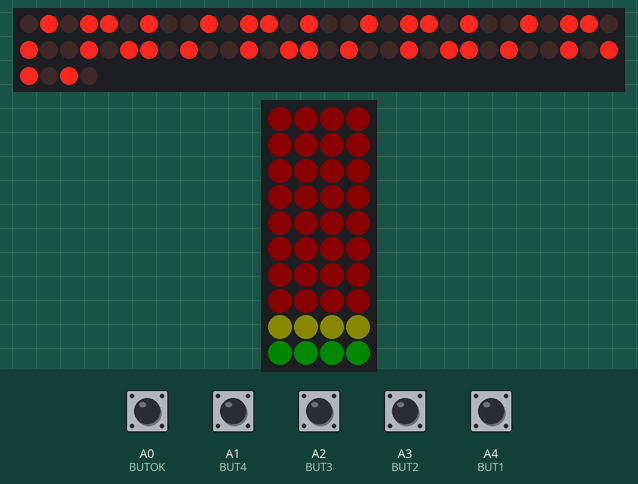
The sketch below on a simulated Arduino Nano, built with avr-gcc and run on an emulated ATmega328P. Parts: 64 shift-register outputs drawn as a row of LEDs (first output left, lit = HIGH), 4×10 RGB LED matrix (first LED top left, wired row by row). Wiring (inferred from the names in the program): 8 × shift register (74HC595): data pin 11; shift clock pin 13; latch pin 10; OE pin 9. Wiring (inferred from the signals the program sends): row of LEDs: on Q0, Q1, Q2, Q3, Q4, Q5, Q6, Q7, Q8, Q9, Q10, Q11, Q12, Q13, Q14, Q15, Q16, Q17, Q18, Q19, Q20, Q21, Q22, Q23, Q24, Q25, Q26, Q27, Q28, Q29, Q30, Q31, Q32, Q33, Q34, Q35, Q36, Q37, Q38, Q39, Q40, Q41, Q42, Q43, Q44, Q45, Q46, Q47, Q48, Q49, Q50, Q51, Q52, Q53, Q54, Q55, Q56, Q57, Q58, Q59, Q60, Q61, Q62, Q63. The test bench sets the inputs (shaded band); at power-on: A0 (BUTOK), A1 (BUT4), A2 (BUT3), A3 (BUT2), A4 (BUT1) HIGH. Dim RGB values are drawn brighter than linear; random numbers use the default seed unless the sketch sets one.

Above: at 0.81 s.
0.9 s: A0 (BUTOK) pulled LOW for 0.15 s
At 1.3 s:
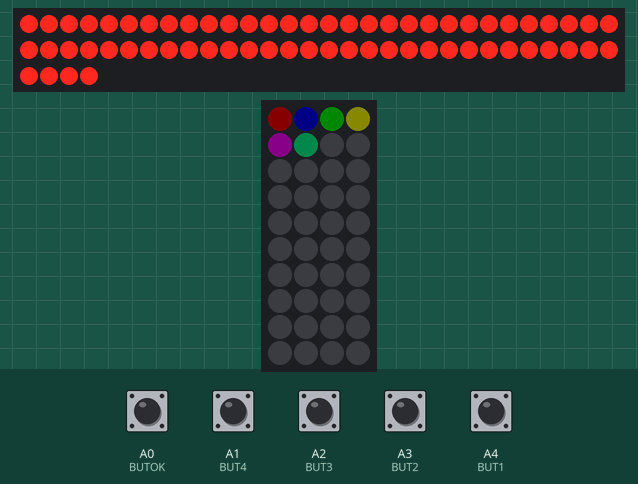
2.5 s: A4 (BUT1) pulled LOW for 0.15 s
At 3.6 s:
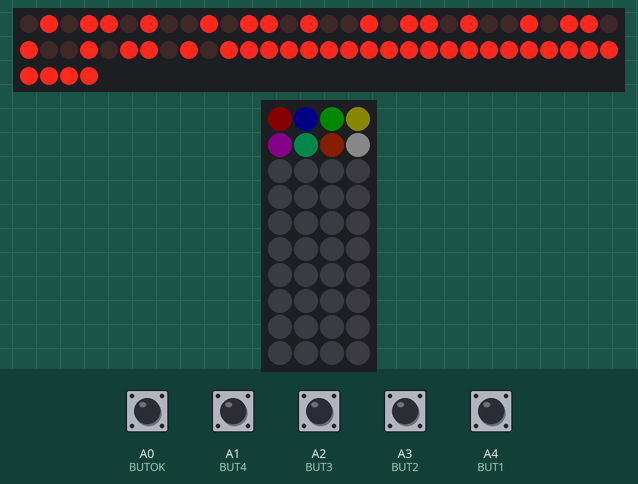
4.1 s: A0 (BUTOK) pulled LOW for 1 s
At 6.1 s:
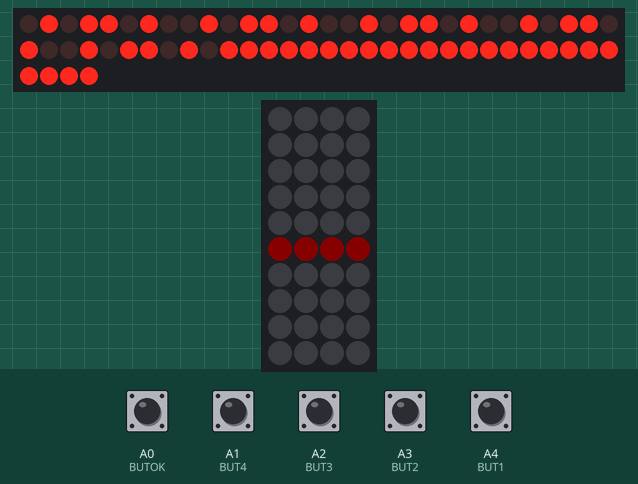
6.6 s: A1 (BUT4) pulled LOW for 0.15 s
8.2 s: A1 (BUT4) pulled LOW for 1 s
10.7 s: A2 (BUT3) pulled LOW for 0.15 s
At 11.0 s:
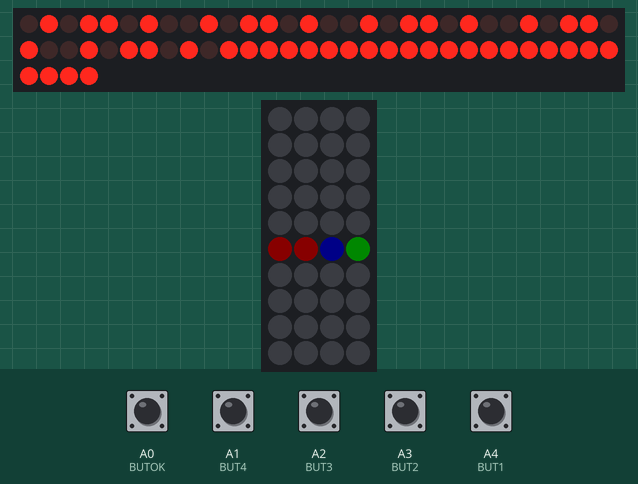
Timing chart, 0 to 13.3 s (numbered marks = the images above; inputs shaded):
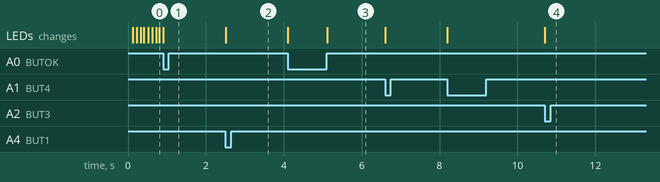

Measured:
- after the input at 2.5 s, the LEDs: change at once (image 2)
- after the input at 4.1 s, the LEDs: first change at once (image 3 shows a later state)
- after the input at 10.7 s, the LEDs: change at once (image 4)

The sketch:

Codemaster.ino
```cpp
#include <Adafruit_NeoPixel.h>

#define BUT1    A4
#define BUT2    A3
#define BUT3    A2
#define BUT4    A1
#define BUTOK   A0
#define WS       8
#define OE       9
#define LAT     10
#define SER     11
#define CLK     13
#define ROWS    10
#define COLS     4
#define LEDS    (ROWS * COLS)
#define LEVELS  18


Adafruit_NeoPixel code_leds = Adafruit_NeoPixel(LEDS, WS, NEO_GRB + NEO_KHZ800);

uint8_t buttons[] = {BUT1, BUT2, BUT3, BUT4};
uint8_t brightness = 10;
uint8_t code[COLS];
uint8_t input[ROWS][COLS];
uint8_t tries;
uint8_t level;
uint8_t correct[ROWS];
const uint32_t colors[] = {
	0xFF0000,
	0x0000FF,
	0x00FF00,
	0xFFFF00,
	0xFF00FF,
	0x00FF88,
	0xFF4400,
	0xFFFFFF,
};

void setup() {
	pinMode(LAT, OUTPUT);
	pinMode(OE, OUTPUT);
	pinMode(CLK, OUTPUT);
	pinMode(SER, OUTPUT);
	pinMode(BUT1, INPUT_PULLUP);
	pinMode(BUT2, INPUT_PULLUP);
	pinMode(BUT3, INPUT_PULLUP);
	pinMode(BUT4, INPUT_PULLUP);
	pinMode(BUTOK, INPUT_PULLUP);
	analogWrite(OE, 0xFF);
	for (uint8_t r = 0; r < COLS; r++) {
		shiftOut(SER, CLK, MSBFIRST, 0xFF);
	}
	digitalWrite(LAT, HIGH);
	digitalWrite(LAT, LOW);
	analogWrite(OE, 255 - brightness);
	code_leds.begin();
	// Animation while not pressed OK
	while (digitalRead(BUTOK)) {
		for (uint8_t i = 0; i < ROWS; i++) {
			correct[i] = 0b10100101 * ((millis() / 100) % 11 < i) + 0b01011010 * ((millis() / 100) % 11 > i);
			for (uint8_t l = 0; l < COLS; l++) {
				code_leds.setPixelColor(i * COLS + l, brightness * ((millis() / 100) % 11 >= i), brightness * ((millis() / 100) % 11 <= i), 0);
			}
		}
		for (uint8_t r = 0; r < ROWS; r++) {
			shiftOut(SER, CLK, MSBFIRST, correct[ROWS - 1 - r]);
		}
		code_leds.show();
		digitalWrite(LAT, HIGH);
		digitalWrite(LAT, LOW);
		delay(10);
	}
}

uint32_t dim(uint32_t color, uint8_t factor) {
	uint32_t r, g, b;
	r = (color >> 16) & 0xFF;
	g = (color >> 8)  & 0xFF;
	b =	color         & 0xFF;
	r = (r * factor) >> 8;
	g = (g * factor) >> 8;
	b = (b * factor) >> 8;
	color = (r << 16) + (g << 8) + b;
	return color;
}

boolean check() {
	uint8_t corr, checked, pos_corr;
	for (uint8_t c = 0; c < COLS; c++) {
		if (input[tries][c] == code[c]) {
			pos_corr++;
			checked |= 1 << c;
		}
	}
	for (uint8_t c = 0; c < COLS; c++) {
		for (uint8_t col = 0; col < COLS; col++) {
			if (!(checked & (1 << c))) {
				if (input[tries][col] == code[c]) {
					corr++;
					checked |= 1 << c;
				}
			}
		}
	}
	// Green 0b01 for all correct positioned colors
	for (uint8_t i = 0; i < pos_corr; i++) {
		correct[tries] ^= 0b01 << (2 * (COLS - 1 - i) + (i > 1));
		// + (i > 1) makes 0b01 to 0b10 if displayed on the right side (R/G inverted)
	}
	// Yellow 0b11 for all correct colors
	for (uint8_t i = pos_corr; i < corr + pos_corr; i++) {
		correct[tries] ^= 0b11 << (2 * (COLS - 1 - i));
	}
	// Write to LEDs
	for (uint8_t r = 0; r < ROWS; r++) {
		shiftOut(SER, CLK, MSBFIRST, correct[ROWS - 1 - r]);
	}
	digitalWrite(LAT, HIGH);
	digitalWrite(LAT, LOW);
	// Return if all colors are correct positioned
	return pos_corr == 4;
}

void showLevel() {
	// Reset
	for (uint8_t i = 0; i < LEDS; i++) {
		code_leds.setPixelColor(i, 0);
	}
	for (uint8_t i = 0; i < ROWS; i++) {
		correct[i] = 0xFF;
	}
	// Show available colors for this level
	for (uint8_t i = 0; i < (level % 3) + 6; i++) {
		code_leds.setPixelColor(i, dim(colors[i], brightness));
	}
	// Show red for all forbidden rows
	for (uint8_t i = 0; i < level / 3; i++) {
		correct[i] = 0b01011010;
	}
	// Write to LEDs
	for (uint8_t r = 0; r < ROWS; r++) {
		shiftOut(SER, CLK, MSBFIRST, correct[ROWS - 1 - r]);
	}
	digitalWrite(LAT, HIGH);
	digitalWrite(LAT, LOW);
	code_leds.show();
}

void newGame() {
	randomSeed(analogRead(A7) * random(1123));
	showLevel();
	while (!digitalRead(BUTOK)) delay(10);
	delay(10);
	while (digitalRead(BUTOK)) {
		// Adjust level with BUT1 and BUT4 until OK is pressed
		if (!digitalRead(BUT1)) {
			if (level == 0) level = LEVELS;
			level--;
			showLevel();
			while (!digitalRead(BUT1)) delay(10);
			delay(10);
		}
		if (!digitalRead(BUT4)) {
			level++;
			if (level == LEVELS) level = 0;
			showLevel();
			while (!digitalRead(BUT4)) delay(10);
			delay(10);
		}
	}
	// Reset
	for (uint8_t i = 0; i < LEDS; i++) {
		code_leds.setPixelColor(i, 0);
	}
	code_leds.show();
	tries = level / 3;
	// Generate code
	for (uint8_t i = 0; i < COLS;) {
		code[i] = random((level % 3) + 6);
		boolean doublette = false;
		// Do not allow duplicate colors
		for (uint8_t j = 0; j < i; j++) {
			if (code[i] == code[j]) {
				doublette = true;
				break;
			}
		}
		i += !doublette;
	}
}


void loop() {
	newGame();
	while (!digitalRead(BUTOK)) delay(10);
	delay(10);
	boolean solved = false;
	while (tries < 10) {
		// New try
		if (tries > level / 3) {
			// If not first try, copy last tried colors to current colors
			input[tries][0] = input[tries - 1][0];
			input[tries][1] = input[tries - 1][1];
			input[tries][2] = input[tries - 1][2];
			input[tries][3] = input[tries - 1][3];
		} else {
			input[tries][0] = 0;
			input[tries][1] = 0;
			input[tries][2] = 0;
			input[tries][3] = 0;
		}
		// Show colors
		for (uint8_t i = 0; i < COLS; i++) {
			// tries % 2 to detect if its a odd or even row (zigzag -> LEDs starting from left or right)
			if (tries % 2) code_leds.setPixelColor(tries * COLS + i, dim(colors[input[tries][i]], brightness));
			else code_leds.setPixelColor(tries * COLS + COLS - 1 - i, dim(colors[input[tries][i]], brightness));
		}
		code_leds.show();
		while (digitalRead(BUTOK)) {
			for (uint8_t b = 0; b < COLS; b++) {
				// Select next color
				if (!digitalRead(buttons[b])) {
					input[tries][b]++;
					input[tries][b] %= (level % 3) + 6;
					// Again show colors
					if (tries % 2) code_leds.setPixelColor(tries * COLS + b, dim(colors[input[tries][b]], brightness));
					else code_leds.setPixelColor(tries * COLS + COLS - 1 - b, dim(colors[input[tries][b]], brightness));
					code_leds.show();
					// Debounce
					while (!digitalRead(buttons[b])) delay(10);
					delay(10);
				}
			}
		}
		solved = check();
		while (!digitalRead(BUTOK)) delay(10);
		delay(10);
		if (solved) {
			break;
		}
		tries++;
	}
	if (solved) {
		while (digitalRead(BUTOK)) {
			correct[tries] = 0xFF ^ 0b01011010 * ((millis() / 500) % 2);
			for (uint8_t r = 0; r < ROWS; r++) {
				shiftOut(SER, CLK, MSBFIRST, correct[ROWS - 1 - r]);
			}
			digitalWrite(LAT, HIGH);
			digitalWrite(LAT, LOW);
		}
	} else {
		while (digitalRead(BUTOK)) delay(10);
		while (!digitalRead(BUTOK)) delay(10);
		// Animate game over screen
		for (tries = 0; tries < ROWS; tries++) {
			for (uint8_t i = 0; i < COLS; i++) {
				if (tries % 2) code_leds.setPixelColor(tries * COLS + i, dim(colors[code[i]], brightness));
				else code_leds.setPixelColor(tries * COLS + COLS - 1 - i, dim(colors[code[i]], brightness));
			}
			code_leds.show();
			correct[tries] = 0xFF ^ 0b10100101;
			for (uint8_t r = 0; r < ROWS; r++) {
				shiftOut(SER, CLK, MSBFIRST, correct[ROWS - 1 - r]);
			}
			digitalWrite(LAT, HIGH);
			digitalWrite(LAT, LOW);
			delay(500);
		}
	}
	while (digitalRead(BUTOK)) delay(10);
}
```
